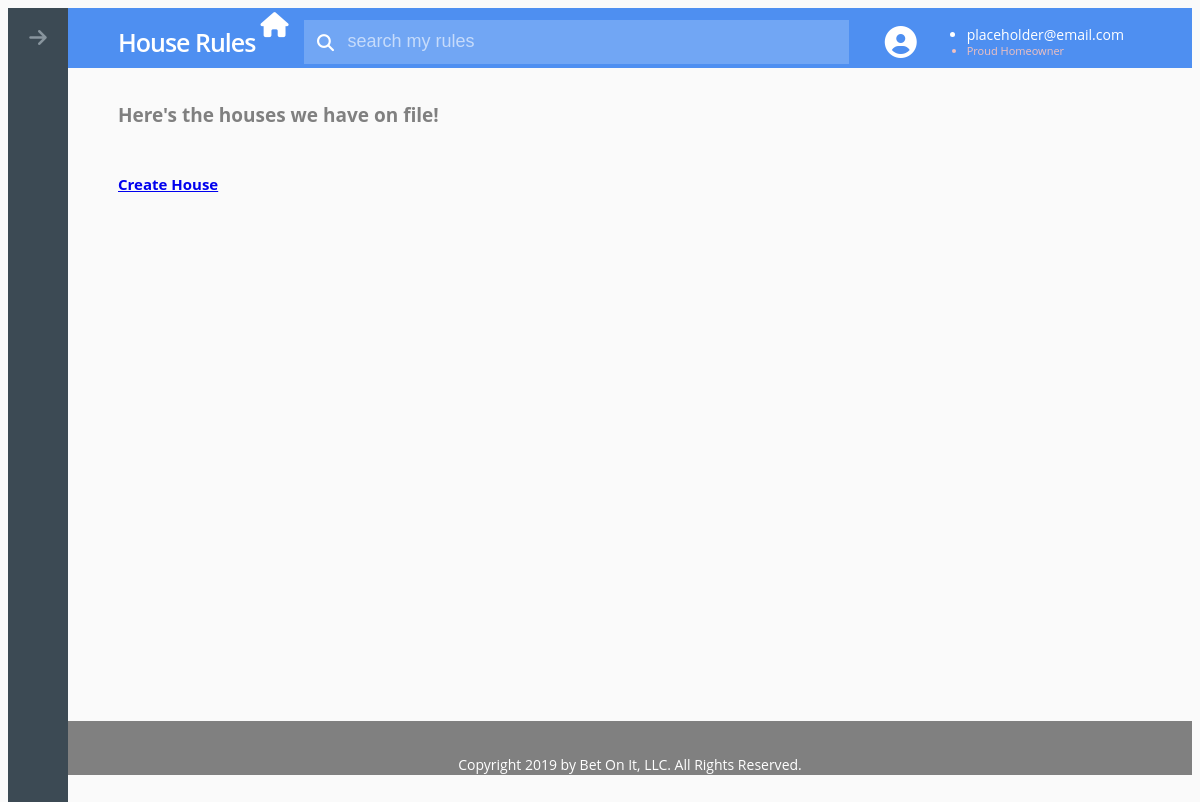
/, run on an earlier commit of the app's database.
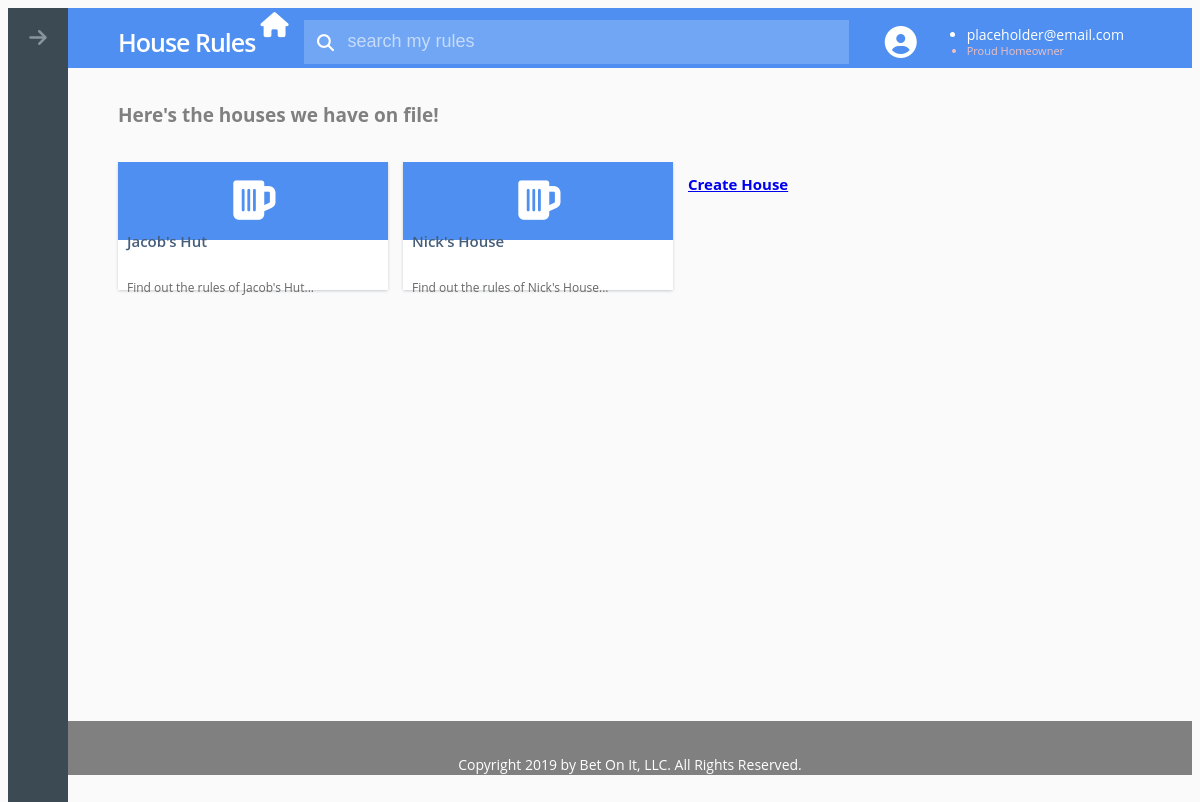
And on a later commit of the database.
### hr/models.py (models this page shows)
class House(models.Model):
	house_name = models.CharField(max_length=50)
	def __str__(self):
		return self.house_name

### hr/views.py (the view)
# urls.py: path('', views.index),
def index(request):
	template = loader.get_template('hr/index.html')
	house_list = House.objects.all()
	context = {
		'house_list' : house_list,
	}
	return HttpResponse(template.render(context, request))

### hr/templates/hr/index.html (shortened to what this page needs)
{% load static %}
<!DOCTYPE html>
<head>
	{% block css_js %}
		<link rel="stylesheet" href="https://cdnjs.cloudflare.com/ajax/libs/meyer-reset/2.0/reset.min.css">
		<link rel = "stylesheet" type = "text/css" href = "{% static 'hr/house/style.css' %}"/>
	{% endblock %}
</head>
<body>
<main class="main-content">
	<div class="masthead">
		<div class="logo">
			<h1>House Rules<i class="fas fa-home logo-icon" aria-hidden="true"></i></h1>
		</div>
		<div class="rules-search">
			<form>
				<input type="search" class="search-input" placeholder="search my rules" aria-label="search rules">
				<i class="fas fa-search search-icon" aria-hidden="true"></i>
			</form>
		</div>
		<div class="user-settings" tabindex="0" aria-label="User Settings">
			<div class="user-image">
				<i class="fas fa-user-circle" aria-hidden="true"></i>
			</div>
			<ul class="user-info">
				<li class="user-email">placeholder@email.com</li>
				<li class="user-type">Proud Homeowner</li>
			</ul>
		</div>
	</div>
	<div class="rules-items-controls">
		<h2>Here's the houses we have on file!</h2>
	</div>
	<div class="rules-items-container">
		{% for house in house_list %}
		<a href = "/house/{{ house.id }}/" style="text-decoration:none">
			<div class="rules-item password-item" tabindex="0">
				<div class="rules-item-thumbnail">
					<i class="fas fa-beer" aria-hidden="true"></i>
				</div>
				<div class="rules-item-info">
					<h3 class="rules-item-name">{{ house.house_name }}</h3>
					<h4 class="rules-item-summary">Find out the rules of {{ house }}...</h4>
				</div>
			</div>
		</a>
		{% endfor %}
		<a href="/house/new">
			<h2>Create House</h2>
		</a>
	</div>
	<div id = "footer" align = "center">
      <p> Copyright 2019 by Bet On It, LLC.  All Rights Reserved. </p>
    </div>
</main>
<nav class="sidebar">
	<button class="collapse-btn menu-btn btn" aria-label="Expand Menu" title="Expand Menu">
            <i class="fas fa-arrow-right" aria-hidden="true"></i>
        </button>
</nav>
</body>

### hr/static/hr/house/style.css (style rules this page uses)
body { font-family: "Open Sans", Arial, sans-serif; display: flex; min-height: 100vh; background-color: #fafafa; position: relative; }
#footer { font-size: 14px; color: #ffffff; width: 100%; height: 16%; text-align: center; background: #808080; padding-top: 20px; padding-bottom: 20px; }
.main-content { display: flex; flex-direction: column; flex: 1; order: 1; text-decoration: none; }
.btn { font-size: inherit; font-weight: inherit; background: none; border: none; color: inherit; display: flex; justify-content: center; align-items: center; cursor: pointer; }
.masthead { display: flex; align-items: center; flex-basis: 6rem; position: -webkit-sticky; position: sticky; top: 0; background-color: #4e8ff1; color: #fff; padding: 0 5rem; }
.logo h1 { font-size: 2.5rem; font-weight: 600; letter-spacing: -0.1rem; white-space: nowrap; }
.logo-icon { position: relative; padding-left: 0.5rem; vertical-align: middle; bottom: 20px; }
.rules-search { flex: 1 0 19.2rem; margin: 0 1.6rem; position: relative; }
.search-input { font-size: 1.8rem; font-weight: 400; height: 4.4rem; width: 98%; background-color: rgba(255, 255, 255, 0.2); color: #fff; caret-color: #fff; padding-left: 4.4rem; border: none; }
.search-input::placeholder { color: rgba(255, 255, 255, 0.6); }
.search-icon { font-size: 1.7rem; position: absolute; top: 2.2rem; left: 2.2rem; transform: translate(-50%, -50%); }
.user-settings { display: flex; align-items: center; font-weight: 400; line-height: 1.2; height: 100%; padding: 0 0.8rem; cursor: pointer; }
.user-image { font-size: 3.2rem; }
.user-info { margin: 0 1rem; }
.user-email { font-size: 1.4rem; }
.user-type { font-size: 1.1rem; color: #f1c1c0; }
.rules-items-controls { display: flex; align-items: center; position: -webkit-sticky; position: sticky; top: 6rem; padding: 1.8rem 5rem; background-color: #fafafa; }
.rules-items-controls h2 { flex: 1; font-size: 1.9rem; font-weight: 700; color: #808080; }
.rules-items-container { display: flex; flex-wrap: wrap; align-content: flex-start; flex: 1; padding: 0 5rem 1.5rem; }
.rules-item { display: flex; flex-direction: column; flex-basis: 27rem; height: 12.8rem; margin-right: 1.5rem; margin-bottom: 3rem; border-radius: 0.2rem; box-shadow: 0 0.1rem 0.3rem rgba(0, 24, 48, 0.2); cursor: pointer; }
.rules-item-info { flex-basis: 5rem; display: flex; flex-direction: column; justify-content: center; background-color: #fff; padding: 0 0.9rem; line-height: 1.2; }
.rules-item-name { font-size: 1.5rem; font-weight: 600; color: #465e7b; text-decoration: none }
.rules-item-summary { font-size: 1.2rem; font-weight: 400; color: #666; }
.rules-item-thumbnail { display: flex; justify-content: center; align-items: center; flex: 1; font-size: 4.5rem; color: #fff; }
.password-item .rules-item-thumbnail { background-color: #4e8ff1; }
.sidebar { display: flex; flex-direction: column; flex: 0 0 6rem; position: -webkit-sticky; position: sticky; top: 0; height: 100vh; font-size: 20px; background-color: #3c4a54; color: #88959e; }
.menu-btn { height: 4rem; flex-shrink: 0; width: 100%; }
.collapse-btn { height: 6rem; }

What changed in the data, as far as the page shows it:
added House: house_name "Jacob's Hut"
added House: house_name "Nick's House"
